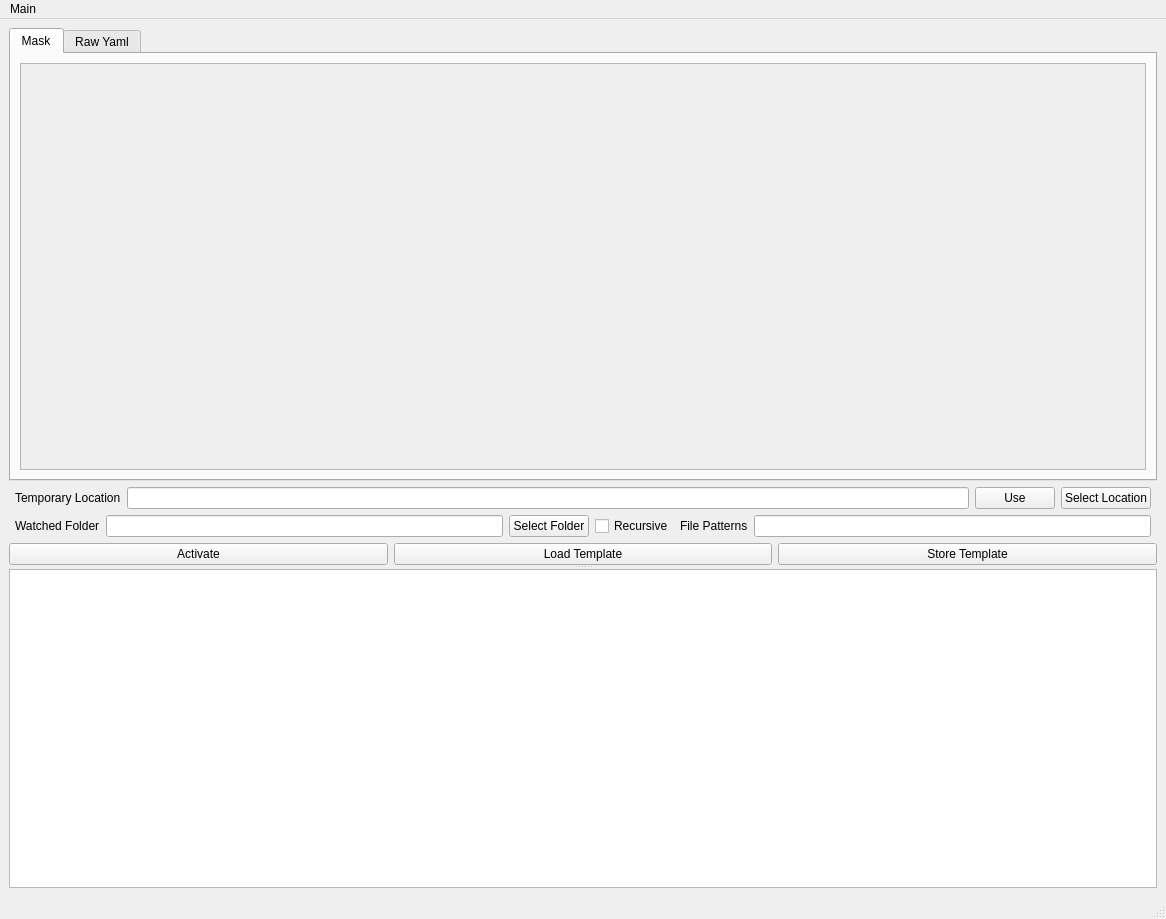
<?xml version="1.0" encoding="UTF-8"?>
<ui version="4.0">
 <class>MainWindow</class>
 <widget class="QMainWindow" name="MainWindow">
  <property name="geometry">
   <rect>
    <x>0</x>
    <y>0</y>
    <width>1166</width>
    <height>919</height>
   </rect>
  </property>
  <property name="windowTitle">
   <string>MainWindow</string>
  </property>
  <widget class="QWidget" name="centralwidget">
   <layout class="QGridLayout" name="gridLayout">
    <item row="0" column="0">
     <widget class="QSplitter" name="splitter">
      <property name="orientation">
       <enum>Qt::Orientation::Vertical</enum>
      </property>
      <widget class="QWidget" name="">
       <layout class="QVBoxLayout" name="verticalLayout">
        <property name="sizeConstraint">
         <enum>QLayout::SizeConstraint::SetDefaultConstraint</enum>
        </property>
        <item>
         <widget class="QTabWidget" name="tabWidget">
          <property name="sizePolicy">
           <sizepolicy hsizetype="Expanding" vsizetype="Expanding">
            <horstretch>0</horstretch>
            <verstretch>0</verstretch>
           </sizepolicy>
          </property>
          <property name="tabShape">
           <enum>QTabWidget::TabShape::Rounded</enum>
          </property>
          <property name="currentIndex">
           <number>0</number>
          </property>
          <widget class="QWidget" name="tab_mask">
           <property name="sizePolicy">
            <sizepolicy hsizetype="Expanding" vsizetype="Expanding">
             <horstretch>0</horstretch>
             <verstretch>0</verstretch>
            </sizepolicy>
           </property>
           <attribute name="title">
            <string>Mask</string>
           </attribute>
           <layout class="QVBoxLayout" name="verticalLayout_2">
            <item>
             <widget class="QScrollArea" name="scrollArea">
              <property name="widgetResizable">
               <bool>true</bool>
              </property>
              <widget class="QWidget" name="scrollAreaWidgetContents">
               <property name="geometry">
                <rect>
                 <x>0</x>
                 <y>0</y>
                 <width>1122</width>
                 <height>356</height>
                </rect>
               </property>
               <layout class="QVBoxLayout" name="verticalLayout_3"/>
              </widget>
             </widget>
            </item>
           </layout>
          </widget>
          <widget class="QWidget" name="tab_yaml">
           <attribute name="title">
            <string>Raw Yaml</string>
           </attribute>
           <layout class="QVBoxLayout" name="verticalLayout_4">
            <item>
             <widget class="QPlainTextEdit" name="yamlText">
              <property name="sizePolicy">
               <sizepolicy hsizetype="Expanding" vsizetype="Expanding">
                <horstretch>0</horstretch>
                <verstretch>0</verstretch>
               </sizepolicy>
              </property>
              <property name="minimumSize">
               <size>
                <width>0</width>
                <height>70</height>
               </size>
              </property>
              <property name="sizeAdjustPolicy">
               <enum>QAbstractScrollArea::SizeAdjustPolicy::AdjustIgnored</enum>
              </property>
             </widget>
            </item>
           </layout>
          </widget>
         </widget>
        </item>
        <item>
         <layout class="QHBoxLayout" name="horizontalLayout_2">
          <property name="spacing">
           <number>6</number>
          </property>
          <property name="sizeConstraint">
           <enum>QLayout::SizeConstraint::SetFixedSize</enum>
          </property>
          <property name="leftMargin">
           <number>6</number>
          </property>
          <property name="rightMargin">
           <number>6</number>
          </property>
          <item>
           <widget class="QLabel" name="label">
            <property name="minimumSize">
             <size>
              <width>0</width>
              <height>18</height>
             </size>
            </property>
            <property name="text">
             <string>Temporary Location</string>
            </property>
           </widget>
          </item>
          <item>
           <widget class="QLineEdit" name="ledTemporaryLoc"/>
          </item>
          <item>
           <widget class="QPushButton" name="btnUseTemporaryFile">
            <property name="text">
             <string>Use</string>
            </property>
            <property name="checkable">
             <bool>true</bool>
            </property>
            <property name="checked">
             <bool>false</bool>
            </property>
           </widget>
          </item>
          <item>
           <widget class="QPushButton" name="btnSelectTemporaryFile">
            <property name="text">
             <string>Select Location</string>
            </property>
           </widget>
          </item>
         </layout>
        </item>
        <item>
         <layout class="QHBoxLayout" name="horizontalLayout_4">
          <property name="sizeConstraint">
           <enum>QLayout::SizeConstraint::SetFixedSize</enum>
          </property>
          <property name="leftMargin">
           <number>6</number>
          </property>
          <property name="rightMargin">
           <number>6</number>
          </property>
          <item>
           <widget class="QLabel" name="lblWatchedFolder">
            <property name="text">
             <string>Watched Folder</string>
            </property>
           </widget>
          </item>
          <item>
           <widget class="QLineEdit" name="ledFolder">
            <property name="toolTip">
             <string>Valid folder name to watch</string>
            </property>
            <property name="text">
             <string/>
            </property>
           </widget>
          </item>
          <item>
           <widget class="QPushButton" name="btnBrowse">
            <property name="text">
             <string>Select Folder</string>
            </property>
           </widget>
          </item>
          <item>
           <widget class="QCheckBox" name="cbRecursiveWatch">
            <property name="text">
             <string>Recursive</string>
            </property>
           </widget>
          </item>
          <item>
           <widget class="QLabel" name="lblFilePattern">
            <property name="text">
             <string>File Patterns</string>
            </property>
           </widget>
          </item>
          <item>
           <widget class="QLineEdit" name="ledFilePatterns">
            <property name="toolTip">
             <string>Comma-separated list, example: *.csv,*.tsv</string>
            </property>
            <property name="text">
             <string/>
            </property>
           </widget>
          </item>
         </layout>
        </item>
        <item>
         <layout class="QHBoxLayout" name="horizontalLayout_3">
          <property name="sizeConstraint">
           <enum>QLayout::SizeConstraint::SetFixedSize</enum>
          </property>
          <item>
           <widget class="QPushButton" name="btnActivate">
            <property name="autoFillBackground">
             <bool>true</bool>
            </property>
            <property name="text">
             <string>Activate</string>
            </property>
            <property name="checkable">
             <bool>true</bool>
            </property>
            <property name="checked">
             <bool>false</bool>
            </property>
            <property name="flat">
             <bool>false</bool>
            </property>
           </widget>
          </item>
          <item>
           <widget class="QPushButton" name="btnLoad">
            <property name="text">
             <string>Load Template</string>
            </property>
           </widget>
          </item>
          <item>
           <widget class="QPushButton" name="btnStore">
            <property name="text">
             <string>Store Template</string>
            </property>
           </widget>
          </item>
         </layout>
        </item>
       </layout>
      </widget>
      <widget class="QPlainTextEdit" name="pteLogging">
       <property name="sizePolicy">
        <sizepolicy hsizetype="Expanding" vsizetype="Expanding">
         <horstretch>0</horstretch>
         <verstretch>0</verstretch>
        </sizepolicy>
       </property>
       <property name="readOnly">
        <bool>true</bool>
       </property>
      </widget>
     </widget>
    </item>
   </layout>
  </widget>
  <widget class="QStatusBar" name="statusbar"/>
  <widget class="QMenuBar" name="menubar">
   <property name="geometry">
    <rect>
     <x>0</x>
     <y>0</y>
     <width>1166</width>
     <height>23</height>
    </rect>
   </property>
   <widget class="QMenu" name="menuMain">
    <property name="title">
     <string>Main</string>
    </property>
    <addaction name="actExit"/>
   </widget>
   <addaction name="menuMain"/>
  </widget>
  <action name="actExit">
   <property name="text">
    <string>Exit</string>
   </property>
  </action>
 </widget>
 <resources/>
 <connections/>
</ui>
